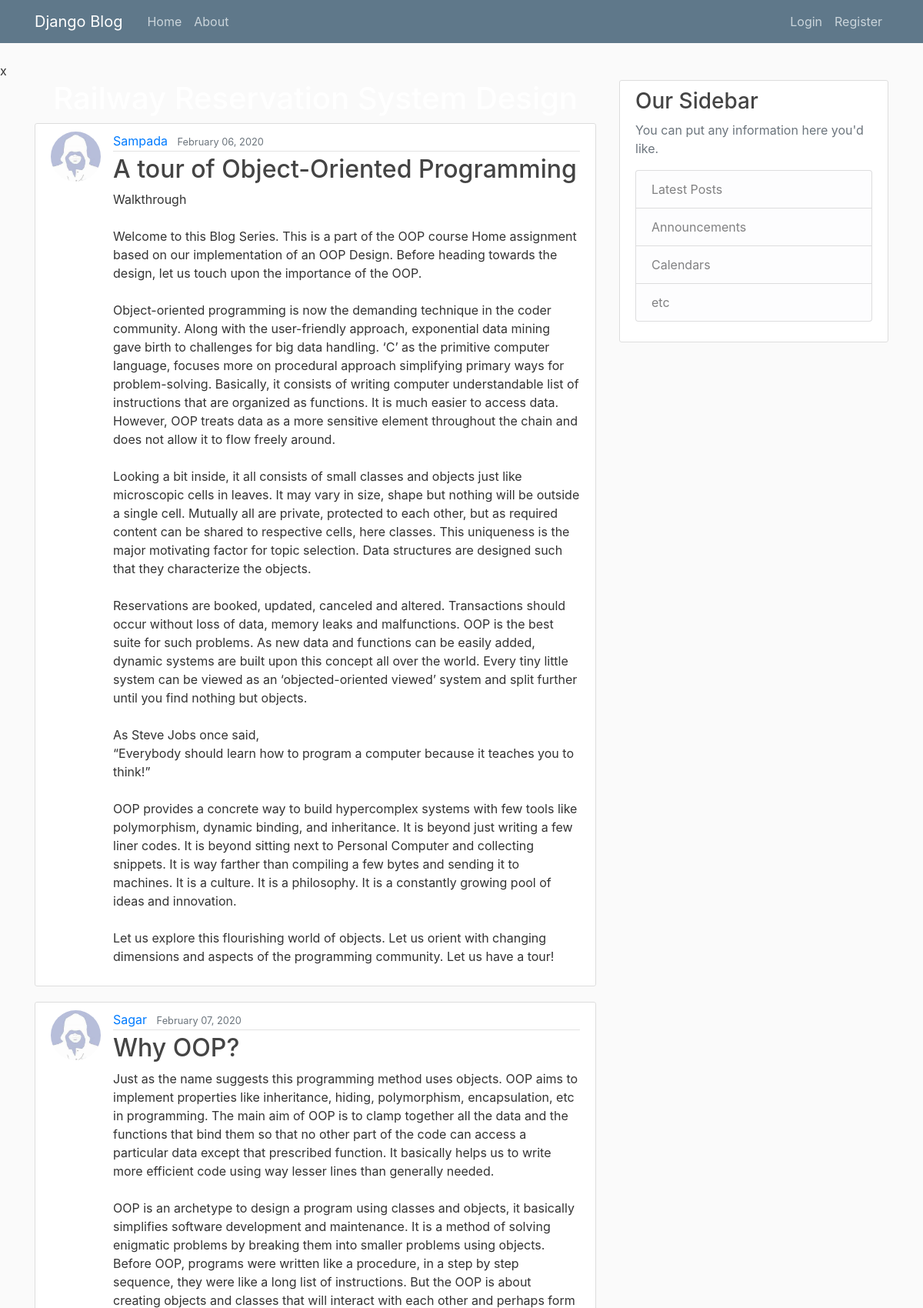
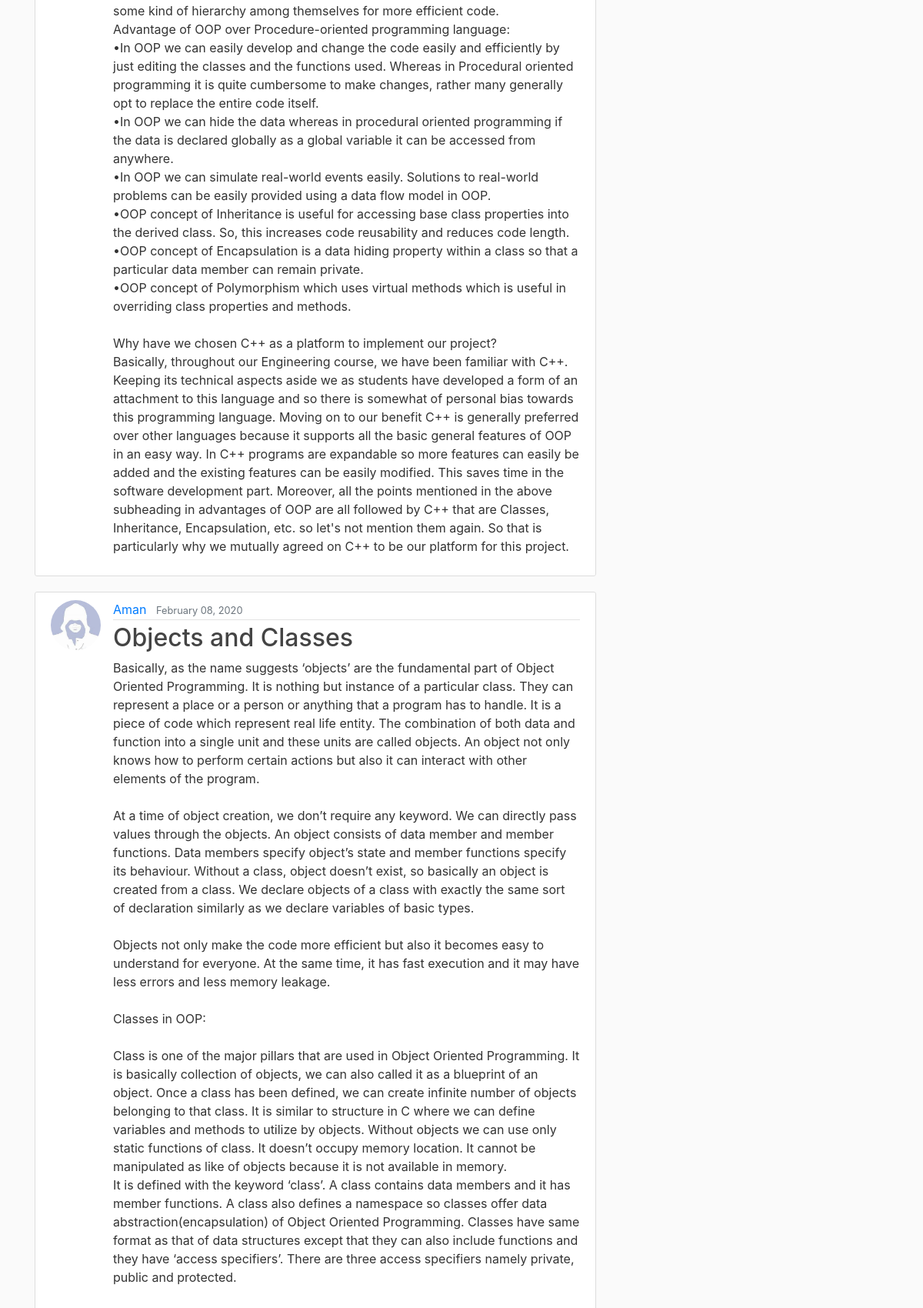
The page / (upper part) on the database its author committed (2 pictures, top to bottom).
### blog/models.py (models this page shows, shortened)
class Post(models.Model):
    title = models.CharField(max_length=100)
    content = models.TextField()
    date = models.DateTimeField(default=timezone.now)
    author = models.ForeignKey(User,on_delete= models.CASCADE)

### users/models.py (models this page shows, shortened)
class Profile(models.Model):
    user = models.OneToOneField(User, on_delete=models.CASCADE) #cascade means if user is deleted, profile is deleted too
    image = models.ImageField(default='default.jpg',upload_to='profile_pics')

### blog/views.py (the view)
# urls.py: path('', PostListView.as_view(), name = 'blog-home'),
class PostListView(ListView):
    model = Post
    template_name = 'blog/home.html' #<app>/<model>_<viewpoint>.html
    context_object_name = 'posts'
    ordering = ['date']#changes order of post ('-date' of u want blogs in reverse order)
    paginate_by = 5

### blog/templates/blog/home.html (shortened to what this page needs)
{%extends "blog/base.html" %}
{%block content%}
        <h1 style = "text-align: center; color: #FFFFFF;">Railway Reservation System Design</h1>
    {%for post in posts%}
        <article class="media content-section back">
            <img class= "rounded-circle article-img" src="{{post.author.profile.image.url}}">
          <div class="media-body">
            <div class="article-metadata">
              <a class="mr-2" href="{%url 'user-posts' post.author.username%}">{{ post.author }}</a>
              <small class="text-muted">{{ post.date|date:"F d, Y" }}</small>
            </div>
            <h2><a class="article-title" href="{%url 'post-detail' post.id %}">{{ post.title }}</a></h2>
            <p class="article-content">{{ post.content }}</p>
          </div>
        </article>
    {%endfor%}
{%endblock content%}

### blog/static/blog/main.css (style rules this page uses)
body { background: #fafafa; color: #333333; margin-top: 5rem; }
h1, h2, h3, h4, h5, h6 { color: #444444; }
.content-section { background: #ffffff; padding: 10px 20px; border: 1px solid #dddddd; border-radius: 3px; margin-bottom: 20px; }
.article-title { color: #444444; }
.article-content { white-space: pre-line; }
.article-img { height: 65px; width: 65px; margin-right: 16px; }
.article-metadata { padding-bottom: 1px; margin-bottom: 4px; border-bottom: 1px solid #e3e3e3 }

### rows shown on the page
Post: author.profile.image (placeholder picture), author "Sampada", date "February 06, 2020", title "A tour of Object-Oriented Programming", content "Walkthrough Welcome to this Blog Series. This is a part of the OOP course Home assignment based on our implementation of an OOP Design. Before heading towards the design, let us touch upon the importance of the OOP. Object-oriented programming is now the demanding technique in the coder community. Along with the user-friendly approach, exponential data mining gave birth to challenges for big data handling. ‘C’ as the primitive computer language, focuses more on procedural approach simplifying primary ways for problem-solving. Basically, it consists of writing computer understandable list of instructions that are organized as functions. It is much easier to access data. However, OOP treats…"
Post: author.profile.image (placeholder picture), author "Sagar", date "February 07, 2020", title "Why OOP?", content "Just as the name suggests this programming method uses objects. OOP aims to implement properties like inheritance, hiding, polymorphism, encapsulation, etc in programming. The main aim of OOP is to clamp together all the data and the functions that bind them so that no other part of the code can access a particular data except that prescribed function. It basically helps us to write more efficient code using way lesser lines than generally needed. OOP is an archetype to design a program using classes and objects, it basically simplifies software development and maintenance. It is a method of solving enigmatic problems by breaking them into smaller problems using objects. Before OOP,…"
Post: author.profile.image (placeholder picture), author "Aman", date "February 08, 2020", title "Objects and Classes"
